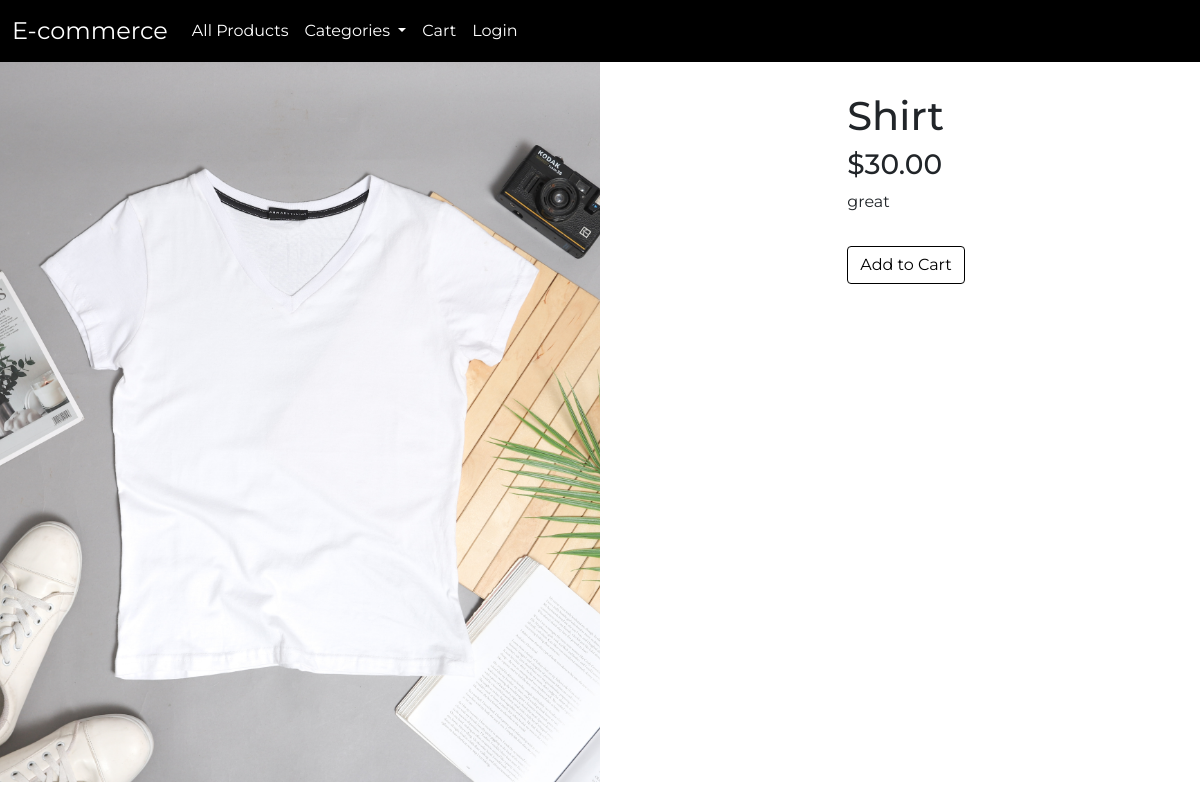
The app's page /2/, older data.
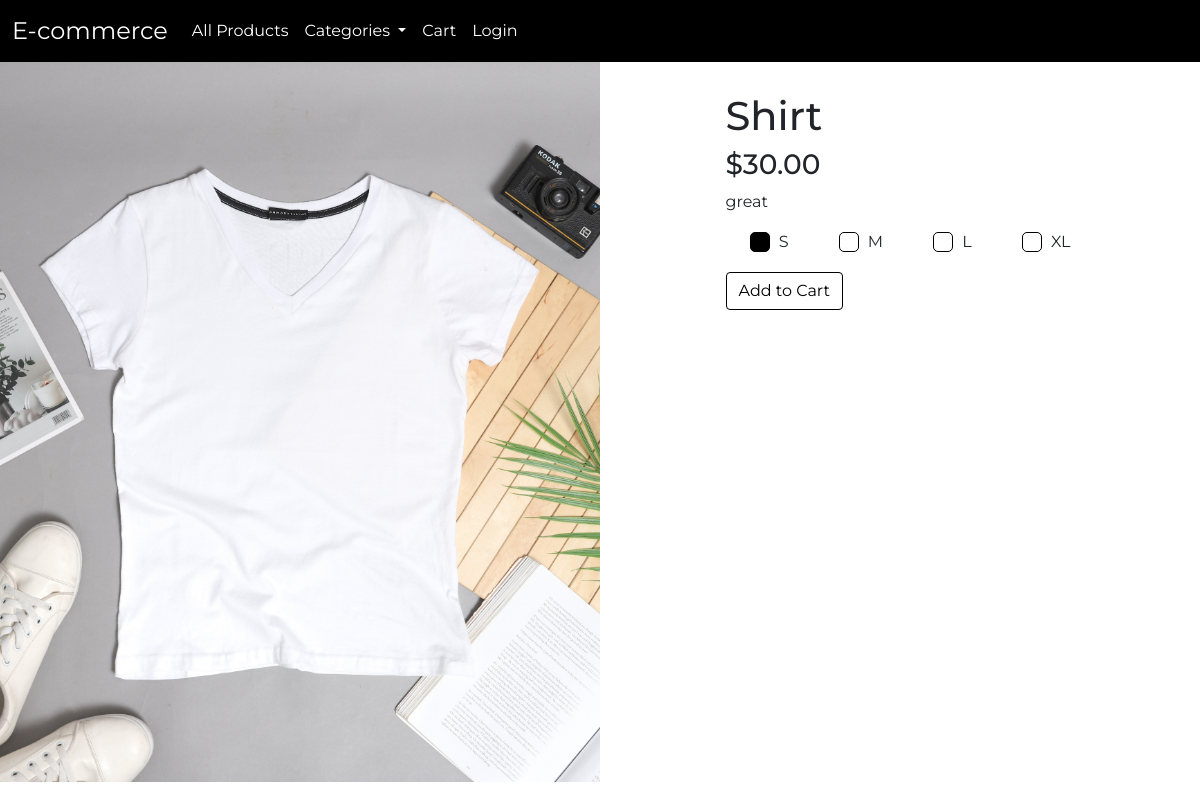
The same page, newer data.
### core/models.py (models this page shows, shortened)
class Size(models.Model):
    SIZE_TYPE_CHOICES = [
        ('CLOTHING', 'Clothing'),
        ('SHOE', 'Shoe'),
    ]
    size = models.CharField(max_length=10, unique=True)
    size_type = models.CharField(max_length=10, choices=SIZE_TYPE_CHOICES, default='CLOTHING')

### core/views.py (the view)
# urls.py: path('<int:product_id>/', views.product_detail, name='product_detail'),
def product_detail(request, product_id):
    product = Product.objects.get(id=product_id)
    if product.category.name == 'Shoes':
        sizes = Size.objects.filter(size_type='SHOE')
    else:
        sizes = Size.objects.filter(size_type='CLOTHING')
    return render(request, 'product_detail.html', {'product': product, 'sizes': sizes})

### core/context_processors.py (called while the page is built)
def categories(request):
    categories = Category.objects.all()
    return {'categories': categories}

### core/templates/product_detail.html (shortened to what this page needs)
{% extends 'base.html' %}
{% block content %}
<div class="row full-height">
    <div class="col-md-6 p-0">
        <img src="{{ product.image.url }}" alt="{{ product.name }}" class="img-fluid product-image">
    </div>
    <div class="col-md-6 d-flex flex-column  align-items-center">
        <div class="  align-items-center">
            <h1>{{ product.name }}</h1>
            <h3> ${{ product.price }}</h3>
            <p>{{ product.description }}</p>
            <form action="{% url 'add_to_cart' product.id %}" method="post">
                <div class="size-options mb-3">
                    {% for size in sizes %}
                        <div class="form-check form-check-inline">
                            <label class="form-check-label" for="size{{ size.id }}">
                                {{ size.size }}
                            </label>
                        </div>
                    {% endfor %}
                </div>
                <input type="submit" value="Add to Cart" class="btn btn-primary">
            </form>
        </div>
    </div>
</div>
{% endblock %}

Row changes from the older to the newer data that the page shows:
added Size: size "S"
added Size: size "M"
added Size: size "L"
added Size: size "XL"
